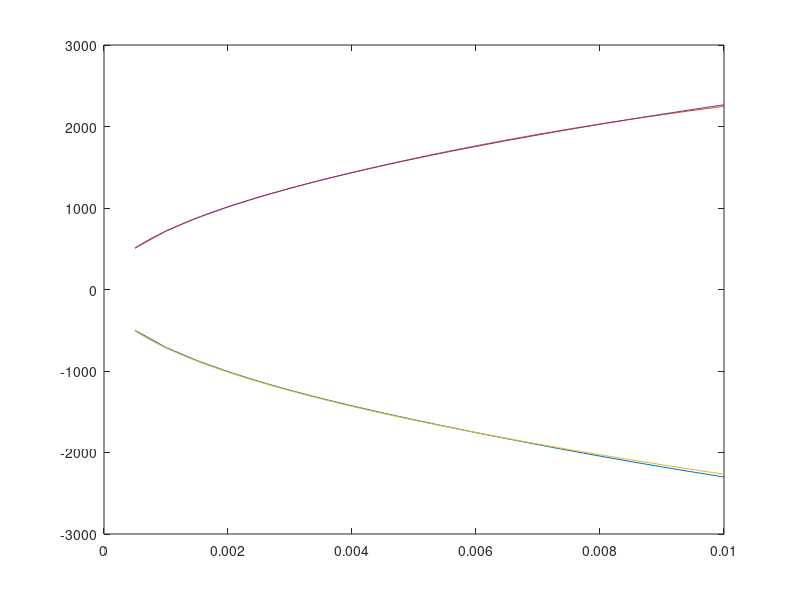

Source code (MATLAB):
% test of comsol goodness using the impediance gk thing
%close all;
clear all;
fs = 5e6;
wq = 2*pi*fs;
rhoq = 2648;
muq = 2.947e10;
rhol = 1060;
Nl = 1/(10e-6);
Lu = 0.040;
Zq = 8.8e6;
n = 1;

a = dlmread('comsol_output-visco.csv',',',5,0);

% simulation data
x = a(:,1);
sigma = a(:,2);
udot = a(:,3);
y = 1.0i/(pi*Zq).*sigma./udot.*fs;

% theory
v = linspace(min(x),max(x),100);
t = 1.0/(pi*Zq)*(-1+i)/sqrt(2)*sqrt(1000*wq*(v))*fs*n;

figure(1);
plot(x,real(y),x,imag(y),v,real(t),v,imag(t))

% output theory then experiment
out = [ x real(y) imag(y) ];
save('-ascii','gksimulation.dat','out');

out = [ v' real(t)' imag(t)' ];
save('-ascii','gktheory.dat','out');

